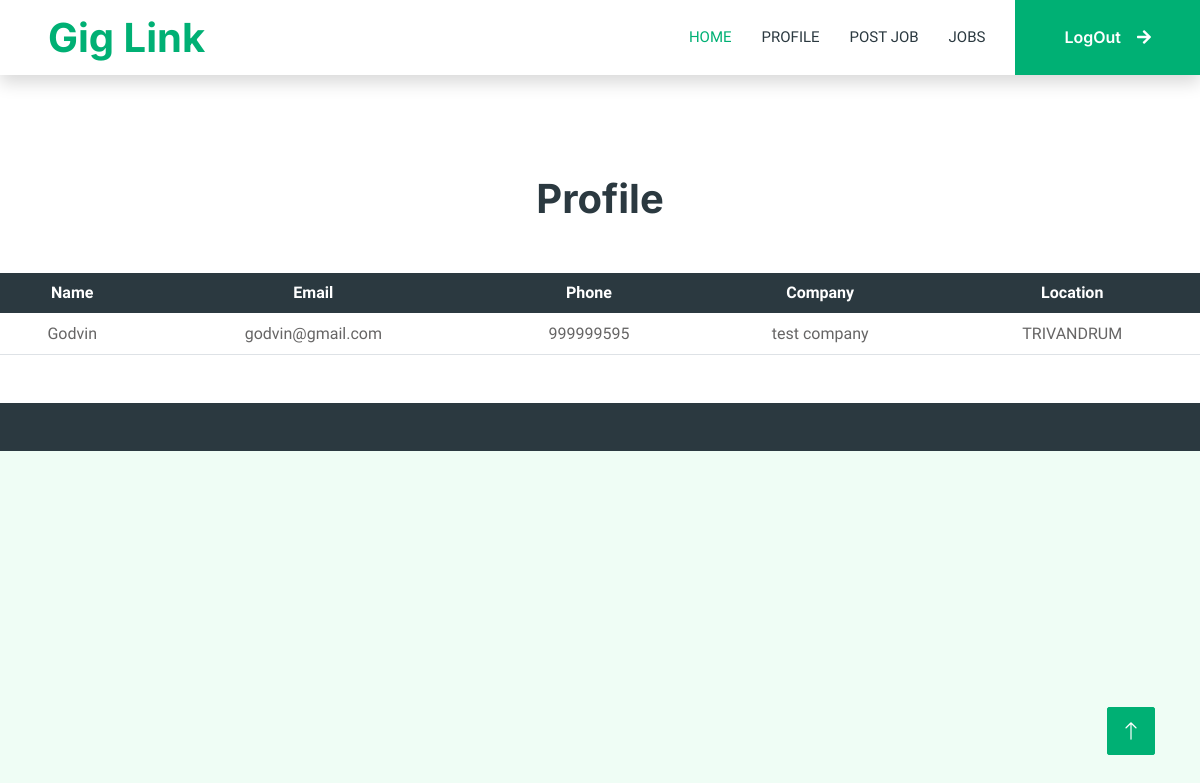
The page /parttime-profile (signed in) on the database its author committed.
### link/models.py (models this page shows, shortened)
class Parttime(models.Model):
    class Meta:
        verbose_name_plural = 'Partime User Registeration'
    login=models.ForeignKey(log,on_delete=models.CASCADE)
    name = models.CharField(max_length=225)
    email = models.EmailField(max_length=225)
    phone = models.CharField(max_length=225)
    company = models.CharField(max_length=225)
    location = models.CharField(max_length=225)

### link/views.py (the view)
# urls.py: path('parttime-profile',views.parttime_profile),
def parttime_profile(request):
    a=Parttime.objects.filter(pk=request.session['pid'])
    return render(request,'partime_profile.html',{'a':a})

### templates/partime_profile.html (shortened to what this page needs)
{% include 'partime_header.html' %}
{% load static %}
<center>
    <h1 style="margin-top: 100px;">Profile</h1>
    {% if a %}
    <table class="table" style="margin-top: 50px;">
        <thead class="table-dark">
        <tr>
            <th>Name</th>
            <th>Email</th>
            <th>Phone</th>
            <th>Company</th>
            <th>Location</th>
        </tr>
    </thead>
    <tbody>
        {% for i in a %}
        <tr>
            <td>{{ i.name }}</td>
            <td>{{ i.email }}</td>
            <td>{{ i.phone }}</td>
            <td>{{ i.company }}</td>
            <td>{{ i.location }}</td>
        </tr>
        {% endfor %}
    </tbody>
    </table>
    {% endif %}
</center>
{% include 'footer.html' %}

### static/css/style.css (style rules this page uses)
:root { --primary: #00B074; --secondary: #2B9BFF; --light: #EFFDF5; --dark: #2B3940; }

### templates/partime_profile.html (style rules this page uses)
th, td { text-align: center; }

### rows shown on the page
Parttime: name "Godvin", email "godvin@gmail.com", phone "999999595", company "test company", location "TRIVANDRUM"
